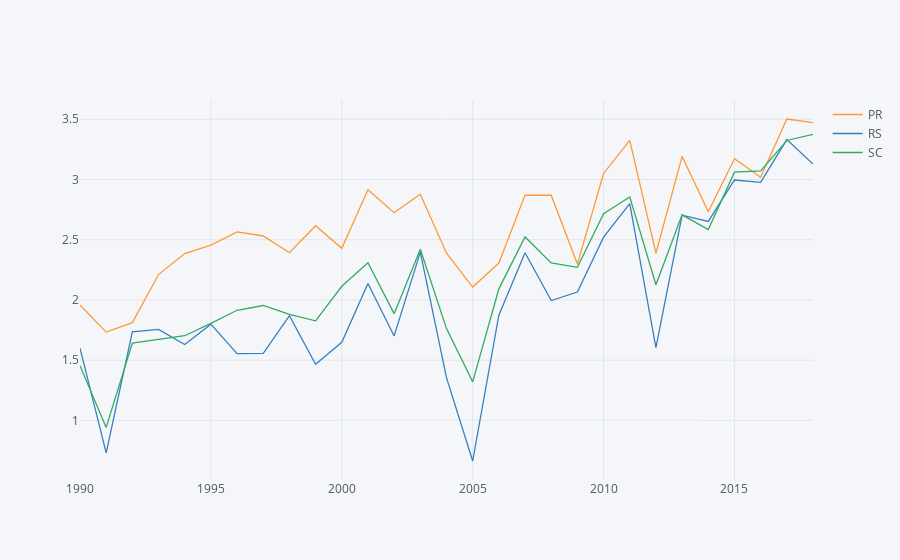

Source (notebook cell):
### Code cell
df5.iplot()

### Figure 1 — Plotly figure (JSON) as saved in the notebook; plotly's stock layout.template omitted (floating-point values rounded to 4 significant figures)
{"data": [{"line": {"color": "rgba(255, 153, 51, 1.0)", "dash": "solid", "shape": "linear", "width": 1.3}, "mode": "lines", "name": "PR", "text": "", "type": "scatter", "x": [1990, 1991, 1992, 1993, 1994, 1995, 1996, 1997, 1998, 1999, 2000, 2001, 2002, 2003, 2004, 2005, 2006, 2007, 2008, 2009, 2010, 2011, 2012, 2013, 2014, 2015, 2016, 2017, 2018], "y": [1.958, 1.733, 1.811, 2.211, 2.385, 2.455, 2.564, 2.531, 2.392, 2.616, 2.428, 2.914, 2.724, 2.877, 2.388, 2.107, 2.306, 2.87, 2.869, 2.298, 3.05, 3.325, 2.388, 3.192, 2.732, 3.172, 3.018, 3.502, 3.473]}, {"line": {"color": "rgba(55, 128, 191, 1.0)", "dash": "solid", "shape": "linear", "width": 1.3}, "mode": "lines", "name": "RS", "text": "", "type": "scatter", "x": [1990, 1991, 1992, 1993, 1994, 1995, 1996, 1997, 1998, 1999, 2000, 2001, 2002, 2003, 2004, 2005, 2006, 2007, 2008, 2009, 2010, 2011, 2012, 2013, 2014, 2015, 2016, 2017, 2018], "y": [1.599, 0.7303, 1.735, 1.755, 1.63, 1.799, 1.554, 1.556, 1.869, 1.466, 1.648, 2.136, 1.701, 2.397, 1.354, 0.6624, 1.873, 2.391, 1.995, 2.066, 2.521, 2.8, 1.604, 2.703, 2.652, 2.996, 2.977, 3.331, 3.128]}, {"line": {"color": "rgba(50, 171, 96, 1.0)", "dash": "solid", "shape": "linear", "width": 1.3}, "mode": "lines", "name": "SC", "text": "", "type": "scatter", "x": [1990, 1991, 1992, 1993, 1994, 1995, 1996, 1997, 1998, 1999, 2000, 2001, 2002, 2003, 2004, 2005, 2006, 2007, 2008, 2009, 2010, 2011, 2012, 2013, 2014, 2015, 2016, 2017, 2018], "y": [1.454, 0.9415, 1.642, 1.67, 1.703, 1.805, 1.914, 1.954, 1.88, 1.827, 2.113, 2.308, 1.886, 2.421, 1.762, 1.32, 2.092, 2.523, 2.308, 2.27, 2.716, 2.855, 2.126, 2.707, 2.584, 3.061, 3.071, 3.324, 3.375]}], "layout": {"legend": {"bgcolor": "#F5F6F9", "font": {"color": "#4D5663"}}, "paper_bgcolor": "#F5F6F9", "plot_bgcolor": "#F5F6F9", "title": {"font": {"color": "#4D5663"}}, "xaxis": {"gridcolor": "#E1E5ED", "showgrid": true, "tickfont": {"color": "#4D5663"}, "title": {"font": {"color": "#4D5663"}, "text": ""}, "zerolinecolor": "#E1E5ED"}, "yaxis": {"gridcolor": "#E1E5ED", "showgrid": true, "tickfont": {"color": "#4D5663"}, "title": {"font": {"color": "#4D5663"}, "text": ""}, "zerolinecolor": "#E1E5ED"}}}
